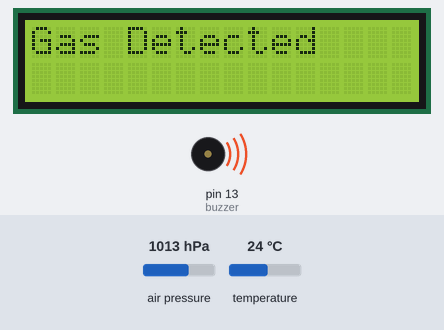
This sketch was run on a simulated Arduino Uno, built with avr-gcc and run on an emulated ATmega328P. On the bench: 16×2 character LCD, buzzer (waves = sounding, pin HIGH). Inputs (shaded band) come from the test bench; at power-on: air pressure 1013 hPa, temperature 24 °C. What the sketch prints to the serial monitor is not drawn.

Above: at 1.2 s.
1.3 s: air pressure set to 952 hPa
At 6.9 s:
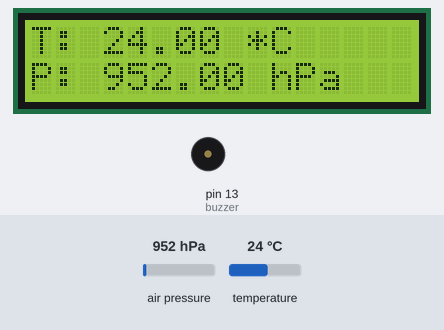
7.3 s: temperature set to 12 °C
At 12.5 s:
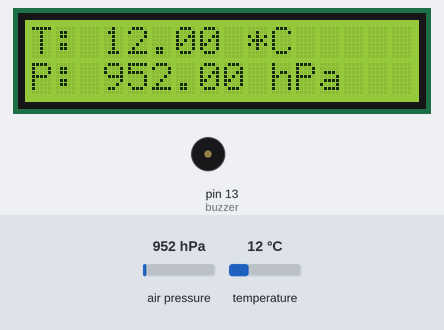
13.6 s: air pressure set to 975 hPa
At 24.0 s:
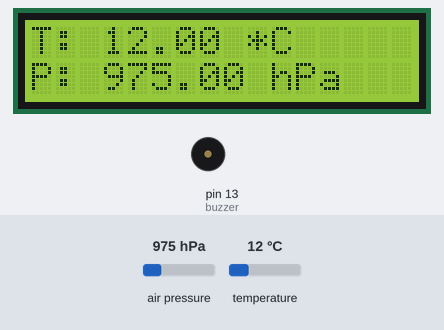
24.4 s: temperature set to 19 °C
At 30.1 s:
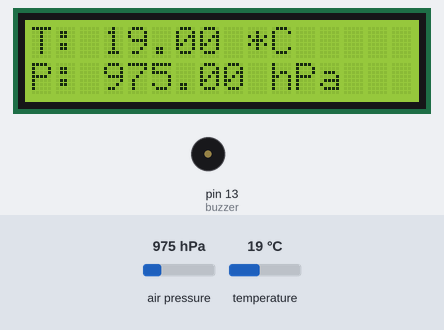
Timing chart, 0 to 31.8 s (numbered marks = the images above; inputs shaded):
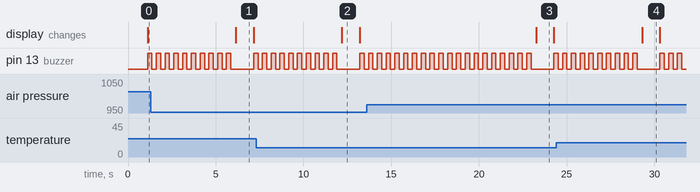

Measured:
- after the input at 1.3 s, the display: changes after 4.8 s (image 1)
- after the input at 7.3 s, the display: changes after 4.9 s (image 2)
- after the input at 13.6 s, the display: changes after 9.7 s (image 3)
- after the input at 24.4 s, the display: changes after 4.9 s (image 4)
- what the display in image 1 shows lasts 1.1 s, from 6.1 s to 7.2 s

The sketch:

storm_sensor.ino
```cpp
#include <Wire.h>
#include <Adafruit_BMP085.h>
#include <RTClib.h>
#include <LiquidCrystal_I2C.h>

Adafruit_BMP085 bmp;
RTC_DS3231 rtc;
LiquidCrystal_I2C lcd(0x27, 16, 2);
int counter;
const int buzzer = 13;//13

void setup() {
  Serial.begin(9600);
  if (!bmp.begin()) {
    Serial.println("Could not find a valid BMP180 sensor, check wiring!");
  }
  lcd.begin();
  lcd.backlight();
  Wire.begin();
  rtc.begin();
  pinMode(2, INPUT); // Assuming gas sensor connected to pin 2
  pinMode(buzzer, OUTPUT); // Set buzzer pin as OUTPUT
}

void loop() {
  if (counter <= 2) {
    // Reading from BMP180 sensor
    float temperature = bmp.readTemperature();
    float pressure = bmp.readPressure() / 100.0F;

    lcd.clear();
    lcd.print("T: ");
    lcd.print(temperature);
    lcd.print(" *C");

    Serial.print("C");
    Serial.print(temperature);
    Serial.print(",");

    lcd.setCursor(0, 1);
    lcd.print("P: ");
    lcd.print(pressure);
    lcd.print(" hPa");

    Serial.print("P");
    Serial.println(pressure);

    delay(1000); // Delay between readings
  }/* else if (counter < 5) {
    // Reading from RTC
    DateTime now = rtc.now();

    lcd.clear();
    lcd.print(now.day());
    lcd.print('/');
    lcd.print(now.month());
    lcd.print('/');
    lcd.print(now.year());

    lcd.setCursor(0, 1);

    lcd.print(now.hour());
    lcd.print(':');
    lcd.print(now.minute());
    lcd.print(':');
    lcd.print(now.second());

   /* Serial.print("T");
    Serial.print(now.hour());
    Serial.print(":");
    Serial.print(now.minute());
    Serial.print(":");
    Serial.println(now.second());

    delay(1000);
  } */else {
    counter = 0;
  }
  counter++;

  if (!digitalRead(0)) {
    // Gas detected
    Serial.println("G");
    lcd.clear();
    lcd.print("Gas Detected");

    Serial.println("Gas Detected");
    for(int i=1;i<=10;i++)
    {
    digitalWrite(buzzer, HIGH);
    delay(250);
    digitalWrite(buzzer, LOW);
    delay(250);
    }
  }
}
```
